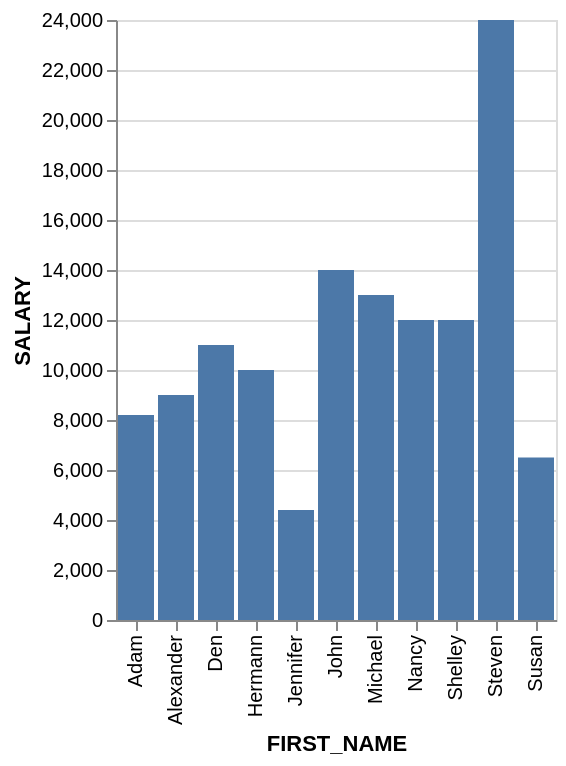

This figure's Vega-Lite source:
### Vega-Lite specification from a JSON file in a GitHub repository (floating-point values rounded to 4 significant figures)
{"data": {"values": [{"x_data": "Steven", "y_data": 24000}, {"x_data": "Alexander", "y_data": 9000}, {"x_data": "Nancy", "y_data": 12000}, {"x_data": "Den", "y_data": 11000}, {"x_data": "Adam", "y_data": 8200}, {"x_data": "John", "y_data": 14000}, {"x_data": "Jennifer", "y_data": 4400}, {"x_data": "Michael", "y_data": 13000}, {"x_data": "Susan", "y_data": 6500}, {"x_data": "Hermann", "y_data": 10000}, {"x_data": "Shelley", "y_data": 12000}]}, "mark": "bar", "encoding": {"x": {"field": "x_data", "type": "nominal", "title": "FIRST_NAME", "sort": "ascending"}, "y": {"field": "y_data", "type": "quantitative", "title": "SALARY"}}}
